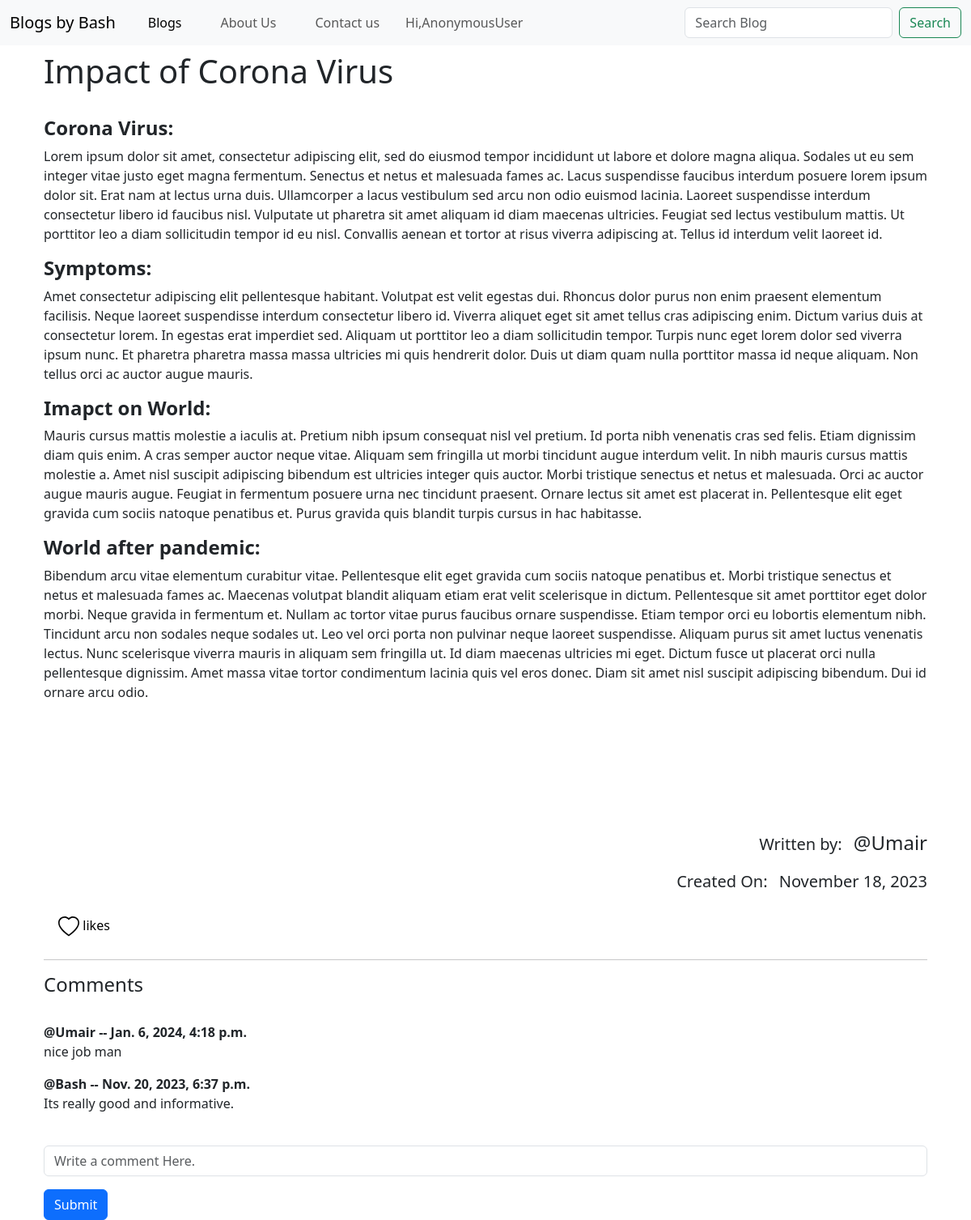
The page /Blogs_post/2/ on the database its author committed.
### Blog_Website/models.py (models this page shows, shortened)
class Post(models.Model):
    title = models.CharField(max_length=255)
    tag = models.CharField(max_length=50)
    description = HTMLField()
    auther = models.CharField(max_length=50)
    date_created = models.DateTimeField(auto_now_add=True)
    likes = models.ManyToManyField(User , related_name='post')
    class Meta:
        ordering = ['-date_created']

class Comments(models.Model):
    post = models.ForeignKey(Post , on_delete= models.CASCADE , null=True)
    cmt = models.TextField()
    name = models.CharField(max_length=50 , default="Anonymous")
    date_cmt = models.DateTimeField(auto_now_add=True)
    class Meta:
        ordering = ['-date_cmt']

### Blog_Website/views.py (the view, shortened to what this page needs)
# urls.py: path('Blogs_post/<str:pk>/', views.DescView, name='desc'),
def DescView(request, pk):
    post = Post.objects.filter(id = pk).first()
    comments= Comments.objects.filter(post=post)
    context = {'post': post , 'comments': comments}
    return render(request, 'detail.html', context)

### Blog_Website/templates/detail.html (shortened to what this page needs)
{% extends 'navbar.html' %}
{% block content %}
<!DOCTYPE html>
<html lang="en">
<head>
    <div class="container">
    <link href="https://cdn.jsdelivr.net/npm/bootstrap@5.3.2/dist/css/bootstrap.min.css"
     rel="stylesheet"
>
</head>
<body>
    <div class="container">
        <h1 >{{ post.title }}</h1>
        <br>
        {{ post.description | safe}}
        <br>
        <div class="col-md-12 text-end">
            <p style="display: inline-block; margin-right: 10px; font-size: 20px;">Written by:</p>
            <h4 style="display: inline-block; margin: 0;">@{{ post.auther }}</h4>
        </div>
        <div class="col-md-12 text-end">
            <p style="display: inline-block; margin-right: 10px; font-size: 20px;">Created On:</p>
            <p style="display: inline-block; margin: 0; font-size: 20px;">{{post.date_created|date:"F j, Y"}}</p>
        </div>
        <div class="like-container">
            <form action="" method="POST">
                <button type="submit">
                     likes
                </button>
            </form>
        </div>
        <div>
            <hr>
            <h4>Comments</h4>
            <br>
                  {% for c in comments %}
                    <strong>@{{c.name}} -- {{c.date_cmt}}</strong>
                    <br>
                    <p>{{c.cmt}}</p>
                  {% endfor %}
            <form action="" method="post">
                <div class="mb-3">
                    <input type="text" class="form-control" id="comment" name="comment" placeholder="Write a comment Here.">
                </div>
                <button type="submit" class="btn btn-primary">Submit</button>
            </form>
    </div>
        </div>
</body>
</html>
{% endblock %}

### Blog_Website/templates/detail.html (style rules this page uses)
.like-container { width: 100px; height: auto; padding: 10px 10px 10px 10px; display: flex; align-items: center; justify-content: space-between; flex-direction: column; margin-bottom: 10px; }
.like-container button { background: none; border: none; }

### rows shown on the page
Post: title "Impact of Corona Virus", description "Corona Virus: Lorem ipsum dolor sit amet, consectetur adipiscing elit, sed do eiusmod tempor incididunt ut labore et dolore magna aliqua. Sodales ut eu sem integer vitae justo eget magna fermentum. Senectus et netus et malesuada fames ac. Lacus suspendisse faucibus interdum posuere lorem ipsum dolor sit. Erat nam at lectus urna duis. Ullamcorper a lacus vestibulum sed arcu non odio euismod lacinia. Laoreet suspendisse interdum consectetur libero id faucibus nisl. Vulputate ut pharetra sit amet aliquam id diam maecenas ultricies. Feugiat sed lectus vestibulum mattis. Ut porttitor leo a diam sollicitudin tempor id eu nisl. Convallis aenean et tortor at risus viverra adipiscing at. Tellus id…", auther "Umair", date_created "November 18, 2023"
Comments: name "Umair", date_cmt "Jan. 6, 2024, 4:18 p.m.", cmt "nice job man"
Comments: name "Bash", date_cmt "Nov. 20, 2023, 6:37 p.m.", cmt "Its really good and informative."

### other values the page prints
{{ user }} "AnonymousUser"
